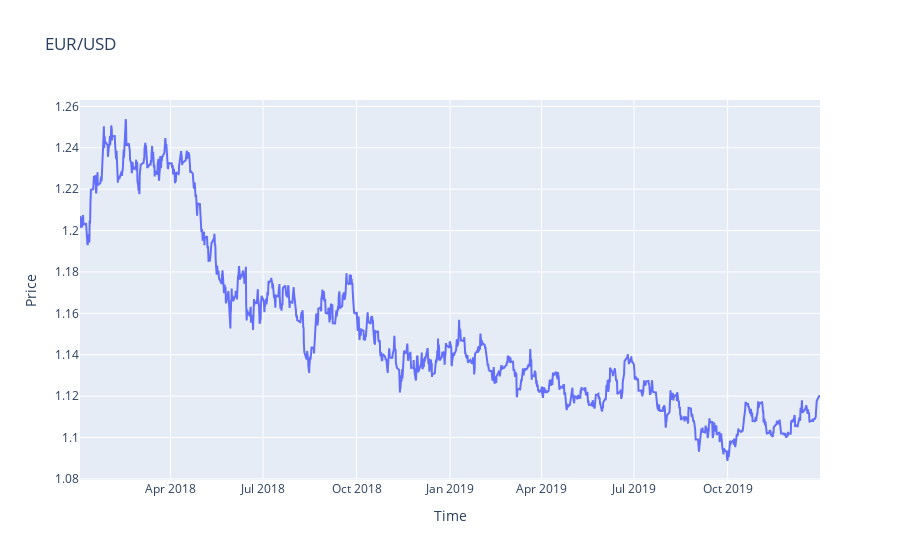

Here is the notebook cell this chart was saved with:
### Code cell
fig = go.Figure()

fig.add_trace(go.Scatter(x=data.index, y=data.Close, name='Close'))

fig.update_layout(title='EUR/USD', xaxis_title='Time', yaxis_title='Price')

fig.show()

### Figure 1 — Plotly figure (JSON) as saved in the notebook; plotly's stock layout.template omitted (floating-point values rounded to 4 significant figures; data arrays with more than 128 entries replaced by an {"elided": "..."} marker saying what was removed)
{"data": [{"name": "Close", "type": "scatter", "x": {"elided": "2070 str values"}, "y": {"elided": "2070 float values"}}], "layout": {"title": {"text": "EUR/USD"}, "xaxis": {"title": {"text": "Time"}}, "yaxis": {"title": {"text": "Price"}}}}
